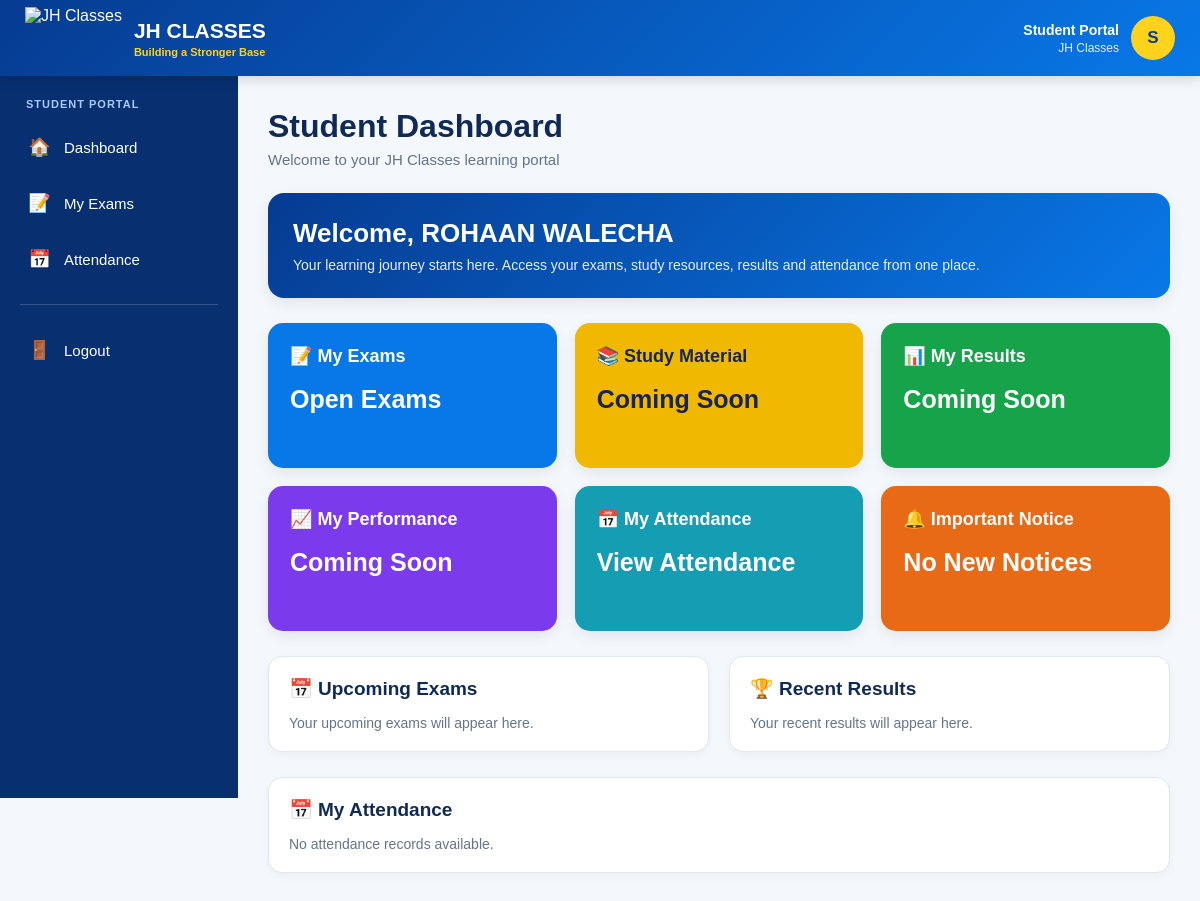
Before: /student/dashboard/ (signed in) with the older database file.
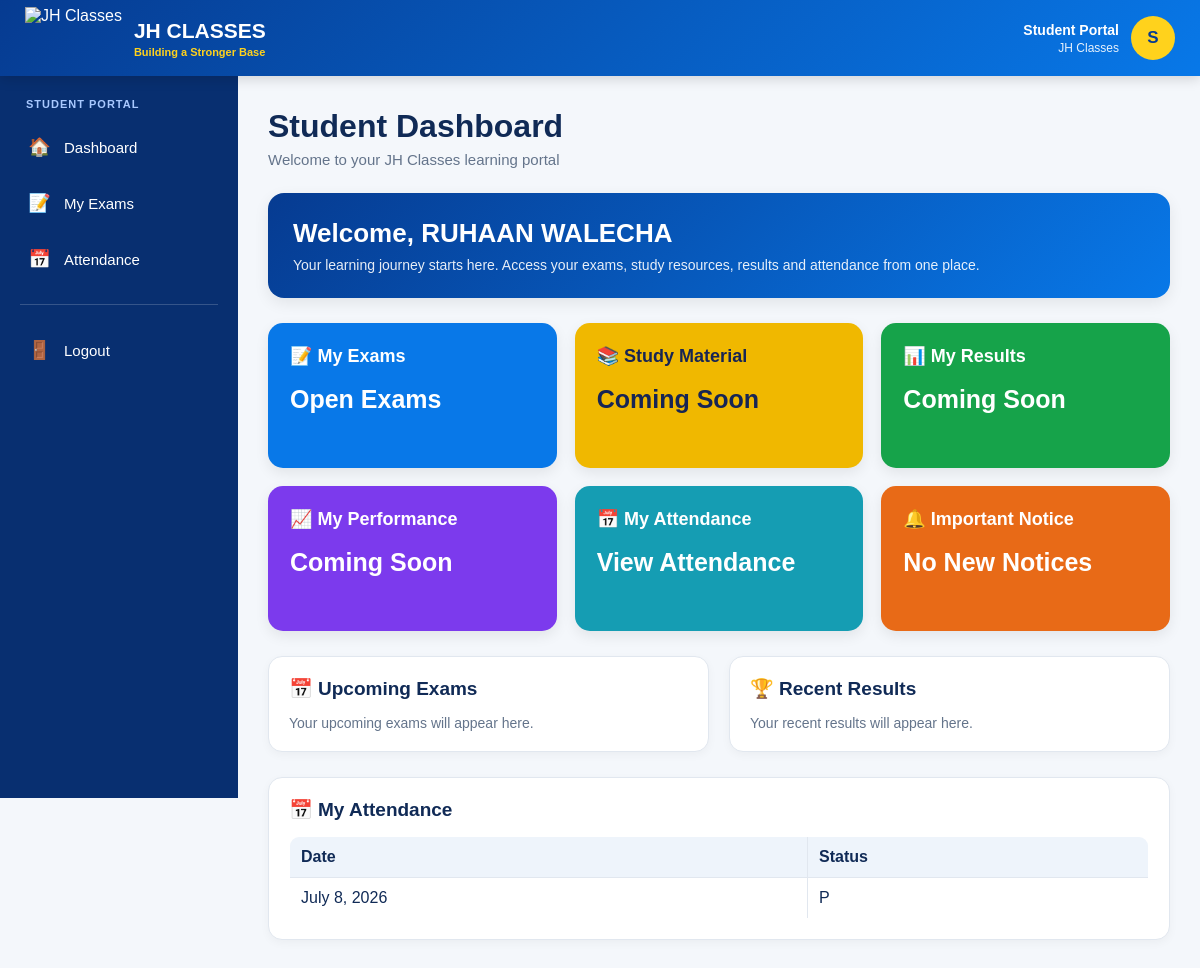
After: the same page with the newer database file.
### students/models.py (models this page shows, shortened)
class Student(models.Model):
    FEE_PLAN_CHOICES = [
        ('MONTHLY', 'Monthly'),
        ('QUARTERLY', 'Quarterly'),
        ('THREE_QUARTERLY', '3 Quarterly'),
    ]
    student_name = models.CharField(max_length=100)
    student_mobile = models.CharField(max_length=15, blank=True, null=True)
    student_id = models.CharField(max_length=20, unique=True, blank=True, null=True)
    password = models.CharField(max_length=128, blank=True, null=True)
    must_change_password = models.BooleanField(default=True)
    date_of_birth = models.DateField(blank=True, null=True)
    father_name = models.CharField(max_length=100, blank=True, null=True)
    father_mobile = models.CharField(max_length=15, blank=True, null=True)
    mother_name = models.CharField(max_length=100, blank=True, null=True)
    mother_mobile = models.CharField(max_length=15, blank=True, null=True)
    school = models.ForeignKey(
        School,
        on_delete=models.SET_NULL,
        null=True,
        blank=True
    )
    batch = models.ForeignKey(
        Batch,
        on_delete=models.SET_NULL,
        null=True,
        blank=True,
        related_name="primary_students"
    )
    additional_batches = models.ManyToManyField(
    Batch,
    blank=True,
    related_name="additional_students",
    verbose_name="Additional Batches",
    help_text="Select additional batches. Main Batch is selected above."
    )
    fee_plan = models.CharField(
        max_length=20,
        choices=FEE_PLAN_CHOICES,
        blank=True,
        null=True
    )
    fee_amount = models.DecimalField(
        max_digits=8,
        decimal_places=2,
        blank=True,
        null=True
    )
    address = models.TextField(blank=True, null=True)
    student_photo = models.ImageField(
        upload_to='students/',
        blank=True,
        null=True
    )
    is_active = models.BooleanField(default=True)

class AttendanceRecord(models.Model):
    STATUS_CHOICES = [
        ('P', 'Present'),
        ('A', 'Absent'),
        ('L', 'Late'),
    ]
    session = models.ForeignKey(
        AttendanceSession,
        on_delete=models.CASCADE,
        related_name='records'
    )
    student = models.ForeignKey(
        Student,
        on_delete=models.CASCADE
    )
    status = models.CharField(
        max_length=1,
        choices=STATUS_CHOICES
    )
    class Meta:
        unique_together = ('session', 'student')

class AttendanceSession(models.Model):
    batch = models.ForeignKey(Batch, on_delete=models.CASCADE)
    date = models.DateField()
    created_at = models.DateTimeField(auto_now_add=True)
    class Meta:
        unique_together = ('batch', 'date')

### students/views.py (the view)
# urls.py: path('student/dashboard/', views.student_dashboard, name='student_dashboard'),
def student_dashboard(request):
    student_id = request.session.get("student_id")
    if not student_id:
        return redirect("student_login")
    student = Student.objects.get(
        id=student_id
    )
    exams = Exam.objects.filter(
        batch=student.batch
    )
    attendance = AttendanceRecord.objects.filter(
        student=student
    )
    return render(
        request,
        "students/dashboard.html",
        {
            "student": student,
            "exams": exams,
            "attendance": attendance
        }
    )

### templates/students/dashboard.html (shortened to what this page needs)
{% extends "students/base.html" %}
{% block content %}
<div class="dashboard-header">
    <h1>Student Dashboard</h1>
    <p>
        Welcome to your JH Classes learning portal
    </p>
</div>
<div class="welcome-card">
    <h2>
        Welcome, {{ student.student_name }}
    </h2>
    <p>
        Your learning journey starts here. Access your exams,
        study resources, results and attendance from one place.
    </p>
</div>
<div class="dashboard-grid">
    <a href="/student/exams/" class="dashboard-card exam-card">
        <h3>📝 My Exams</h3>
        <div class="card-value">
            Open Exams
        </div>
    </a>
    <div class="dashboard-card material-card">
        <h3>📚 Study Material</h3>
        <div class="card-value">
            Coming Soon
        </div>
    </div>
    <div class="dashboard-card result-card">
        <h3>📊 My Results</h3>
        <div class="card-value">
            Coming Soon
        </div>
    </div>
    <div class="dashboard-card performance-card">
        <h3>📈 My Performance</h3>
        <div class="card-value">
            Coming Soon
        </div>
    </div>
    <a href="#attendance" class="dashboard-card attendance-card">
        <h3>📅 My Attendance</h3>
        <div class="card-value">
            View Attendance
        </div>
    </a>
    <div class="dashboard-card notice-card">
        <h3>🔔 Important Notice</h3>
        <div class="card-value">
            No New Notices
        </div>
    </div>
</div>
<div class="dashboard-sections">
    <div class="section-box">
        <h3>📅 Upcoming Exams</h3>
        <p class="empty-message">
            Your upcoming exams will appear here.
        </p>
    </div>
    <div class="section-box">
        <h3>🏆 Recent Results</h3>
        <p class="empty-message">
            Your recent results will appear here.
        </p>
    </div>
</div>
<div class="attendance-section" id="attendance">
    <h3>📅 My Attendance</h3>
    {% if attendance %}
    <table class="attendance-table">
        <tr>
            <th>Date</th>
            <th>Status</th>
        </tr>
        {% for a in attendance %}
        <tr>
            <td>
                {{ a.session.date }}
            </td>
            <td>
                {{ a.status }}
            </td>
        </tr>
        {% endfor %}
    </table>
    {% else %}
    <p class="empty-message">
        No attendance records available.
    </p>
    {% endif %}
</div>
{% endblock %}

Changed rows visible on the page:
changed Student: student_name "ROHAAN WALECHA" → "RUHAAN WALECHA"
added AttendanceRecord: session "July 8, 2026", status "P"
Other visible differences:
text no longer shown: "No attendance records available."
text now shown: "Date Status"
